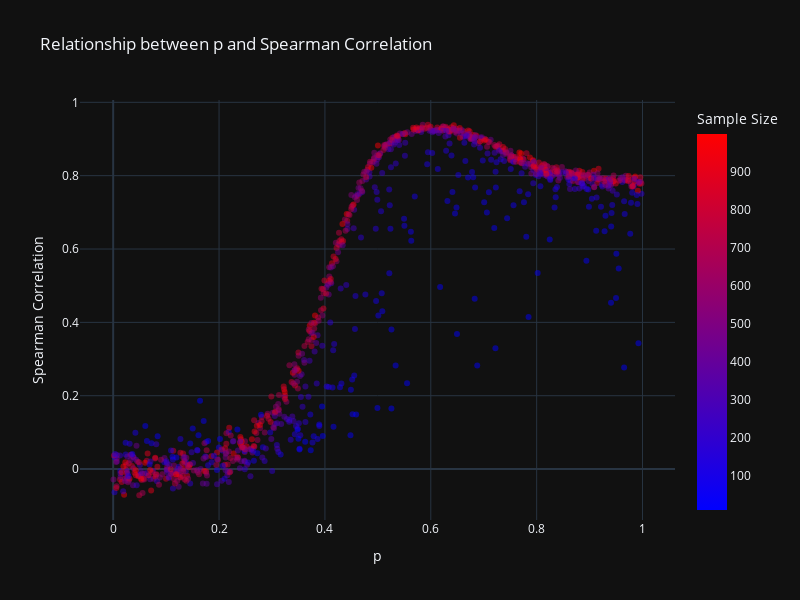

Notebook cell for this chart:
### Code cell
px.scatter(df_results, x='p', y='spearman_corr', color='sample_size',
           labels={'p':'p', 'spearman_corr':'Spearman Correlation', 'sample_size':'Sample Size'},
           opacity=0.5, color_continuous_scale='BlueRed',
           title='Relationship between p and Spearman Correlation',
           template='plotly_dark', width=800, height=600)

### Figure 1 — Plotly figure (JSON) as saved in the notebook; plotly's stock layout.template omitted (floating-point values rounded to 4 significant figures; data arrays with more than 128 entries replaced by an {"elided": "..."} marker saying what was removed)
{"data": [{"hovertemplate": "p=%{x}<br>Spearman Correlation=%{y}<br>Sample Size=%{marker.color}<extra></extra>", "legendgroup": "", "marker": {"color": {"elided": "1000 int values"}, "coloraxis": "coloraxis", "opacity": 0.5, "symbol": "circle"}, "mode": "markers", "name": "", "orientation": "v", "showlegend": false, "type": "scatter", "x": {"elided": "1000 float values"}, "xaxis": "x", "y": {"elided": "1000 float values"}, "yaxis": "y"}], "layout": {"coloraxis": {"colorbar": {"title": {"text": "Sample Size"}}, "colorscale": [[0, "rgb(0,0,255)"], [1, "rgb(255,0,0)"]]}, "height": 600, "legend": {"tracegroupgap": 0}, "title": {"text": "Relationship between p and Spearman Correlation"}, "width": 800, "xaxis": {"anchor": "y", "domain": [0, 1], "title": {"text": "p"}}, "yaxis": {"anchor": "x", "domain": [0, 1], "title": {"text": "Spearman Correlation"}}}}
